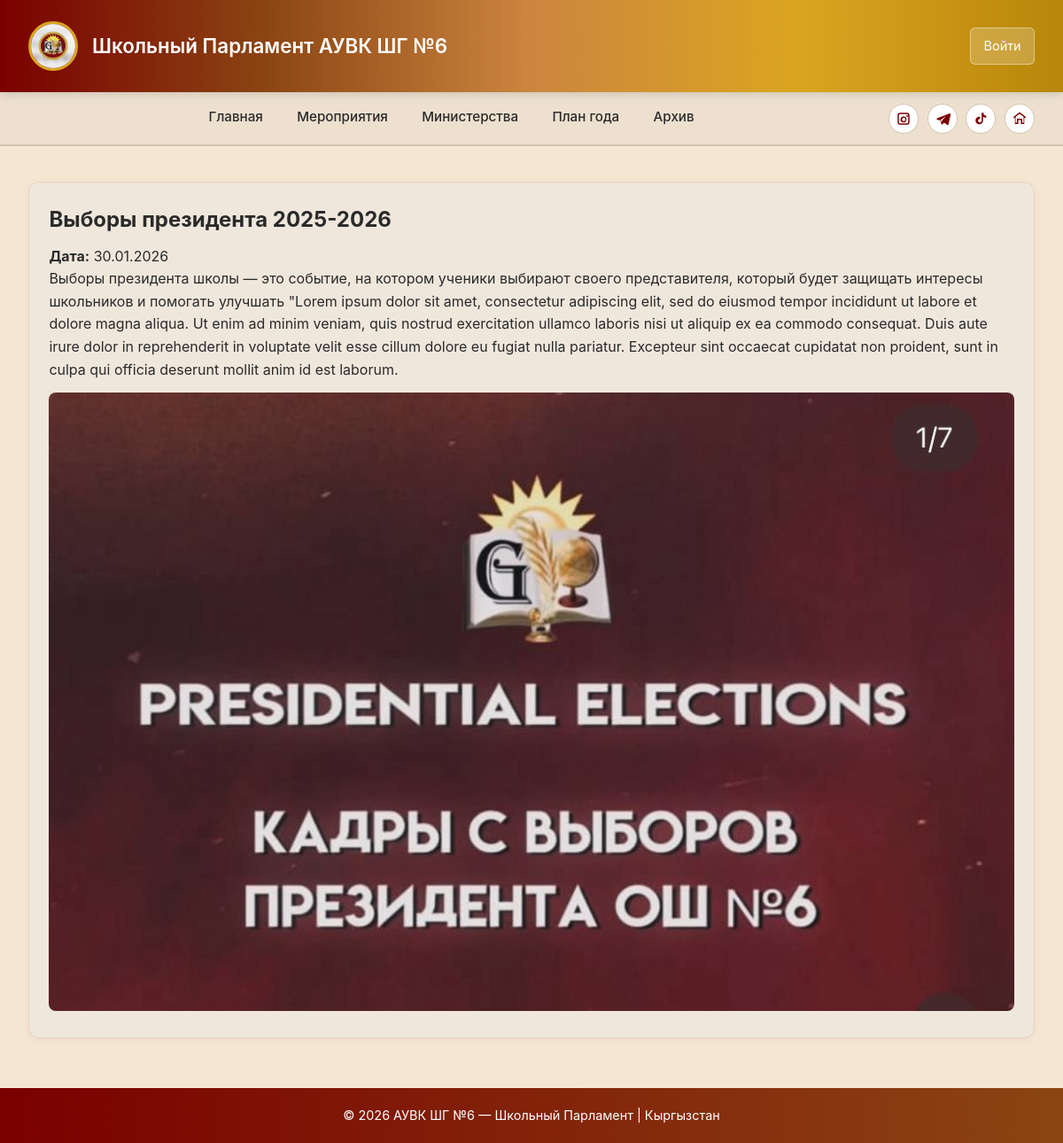
The page /events/archive/1/ on the database its author committed.
### apps/events/models.py (models this page shows, shortened)
class EventBase(models.Model):
    date = models.DateField(blank=True,null=True)
    name = models.CharField(max_length=50)
    description = models.TextField(blank=True,max_length=1000)
    created_at = models.DateTimeField(auto_now_add=True)
    class Meta:
        abstract = True

class Events(EventBase):
    image = models.ImageField(upload_to='images',blank=False,null=True)
    class Meta:
        verbose_name = "Мероприятие"
        verbose_name_plural = "Мероприятия"
        ordering = ['-created_at']

### apps/events/views.py (the view)
# urls.py: path("archive/<int:event_id>/", views.archive_detail, name="archive_detail"),
def archive_detail(request, event_id):
    event = get_object_or_404(Events, id=event_id)
    return render(request, "events/archive_detail.html", {"event": event})

### templates/events/archive_detail.html (shortened to what this page needs)
{% extends "base_parlament.html" %}
{% block content %}
<article class="card">
    <h2>{{ event.name }}</h2>
    <p><strong>Дата:</strong> {{ event.date|date:"d.m.Y"|default:"уточняется" }}</p>
    <p>{{ event.description }}</p>
    {% if event.image %}
        <img src="{{ event.image.url }}" alt="{{ event.name }}" style="max-width: 100%; border-radius: 8px; margin-top: .8rem;">
    {% endif %}
</article>
{% endblock %}

### templates/base_parlament.html (style rules this page uses)
* { margin: 0; padding: 0; box-sizing: border-box; }
body { font-family: -apple-system, BlinkMacSystemFont, 'Segoe UI', Roboto, Arial, sans-serif; background: #f5e6d3; color: #2a2a2a; line-height: 1.6; }
h2, h3 { margin-bottom: .6rem; }
.card { background: #efe7dc; border: 1px solid #e6d4bd; border-radius: 12px; padding: 1.4rem; box-shadow: 0 2px 8px rgba(122,0,0,0.05); }

### rows shown on the page
Events: name "Выборы президента 2025-2026", date "30.01.2026", description "Выборы президента школы — это событие, на котором ученики выбирают своего представителя, который будет защищать интересы школьников и помогать улучшать \"Lorem ipsum dolor sit amet, consectetur adipiscing elit, sed do eiusmod tempor incididunt ut labore et dolore magna aliqua. Ut enim ad minim veniam, quis nostrud exercitation ullamco laboris nisi ut aliquip ex ea commodo consequat. Duis aute irure dolor in reprehenderit in voluptate velit esse cillum dolore eu fugiat nulla pariatur. Excepteur sint occaecat cupidatat non proident, sunt in culpa qui officia deserunt mollit anim id est laborum.", image (picture)
